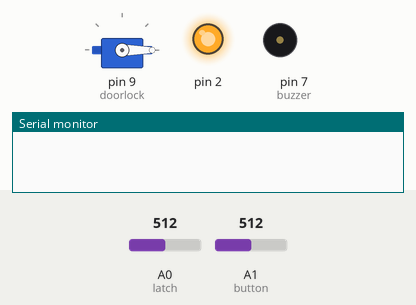
Bench run of a sketch on a simulated Arduino Uno, built with avr-gcc and run on an emulated ATmega328P. On the bench: servo, output pins drawn as LEDs (lit = HIGH), buzzer (waves = sounding, pin HIGH), the last lines printed to the serial monitor. Inputs (shaded band) come from the test bench; at power-on: A1 (button) = 512, A0 (latch) = 512.

Above: at 1.2 s.
1.3 s: A1 (button) set to 889
2.8 s: A1 (button) set to 918
At 4.2 s:
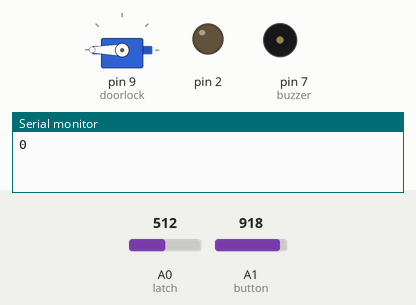
11.8 s: A1 (button) set to 900
At 14.3 s:
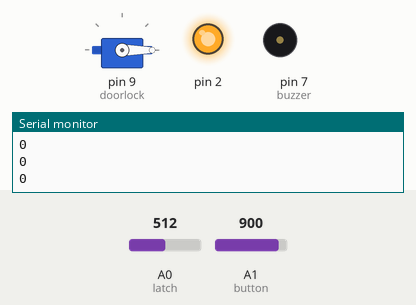
14.6 s: A1 (button) set to 1023
At 15.6 s:
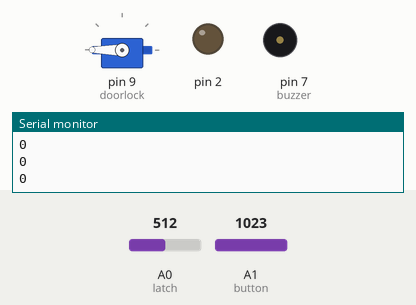
Timing chart, 0 to 18.6 s (numbered marks = the images above; inputs shaded):
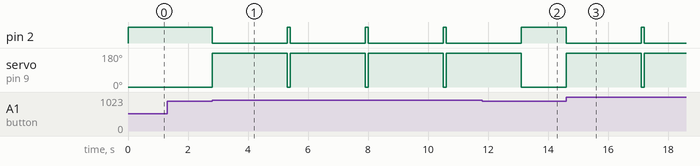

Measured:
- the behaviour switches between 900 and 901 on A1 (button) (found by bisection; images 0 and 1)
- after the input at 1.3 s, every drawn part: stays the same
- after the input at 2.8 s, pin 2: alternates HIGH for 0.10 s and LOW for 2.5 s, starting at once; servo on pin 9 (doorlock): alternates 180° for 2.5 s and 0° for 0.10 s, starting at once
- after the input at 11.8 s, pin 2: goes on until 13.1 s, then stays HIGH; servo on pin 9 (doorlock): goes on until 13.1 s, then stays 0°
- after the input at 14.6 s, pin 2: HIGH → LOW at once, → HIGH 2.5 s later, → LOW 0.10 s later; servo on pin 9 (doorlock): 0° → 180° at once, → 0° 2.5 s later, → 180° 0.10 s later

The sketch:

indoorunit.ino
```cpp
#include <Wire.h>
#include <Servo.h>

#define button A1
#define latch A0
#define buzzer 7

String MasterTag = "8D8C4CD3";
String MasterTag1 = "9CAE54A1";
String tagID = "";
byte cardUID[4];
byte key = 77;

Servo doorlock;
char c;
int i = 0;
bool door = false;

void setup() {
  Wire.begin(8);
  Wire.onReceive(receiveEvent);
  Serial.begin(9600);
  doorlock.attach(9);
  doorlock.write(0);
  pinMode(2, OUTPUT);
  digitalWrite(2, HIGH);
  pinMode(buzzer, OUTPUT);
  digitalWrite(buzzer, LOW);
}

void loop() {
  if (door)
    door_open();
  int a = analogRead(button);
  if (a > 900)
    door_open();
  delay(100);
}

void decrypt() {
  Serial.println("Decrypt");
  for (int i = 0; i < 4; i++) {
    Serial.print(cardUID[i], HEX);
    cardUID[i] = cardUID[i] ^ key;
  }
  Serial.println();
  for (int i = 0; i < 4; i++) {
    tagID.concat(String(cardUID[i], HEX));
  }
  tagID.toUpperCase();
  Serial.println(tagID);
  Serial.println("Decrypt - over");
  checkTag();
}

void receiveEvent(int a) {
  while (Wire.available()) {
    c = Wire.read();
    if (c != '\0') {
      Serial.print(c);
      cardUID[i] = (int)c;
      i++;
    } else if (c == '\0')
      decrypt();
    Serial.println();
  }
}

void door_open() {
  Serial.println(tagID.equals(MasterTag));
  digitalWrite(2, LOW);
  doorlock.write(180);
  delay(2500);
  int a = analogRead(latch);
  long int start_t = millis();
  while (a > 900) {
    a = analogRead(latch);
    if ((millis() - start_t) > 3000)
      digitalWrite(buzzer, HIGH);
  }
  digitalWrite(buzzer, LOW);
  doorlock.write(0);
  digitalWrite(2, HIGH);
  key += 5;
  door = false;
}

void checkTag() {
  if (tagID.equals(MasterTag) || tagID.equals(MasterTag1)) {
    door = true;
  } else {
    delay(4000);
  }
  tagID = "";
  i = 0;
}
```
